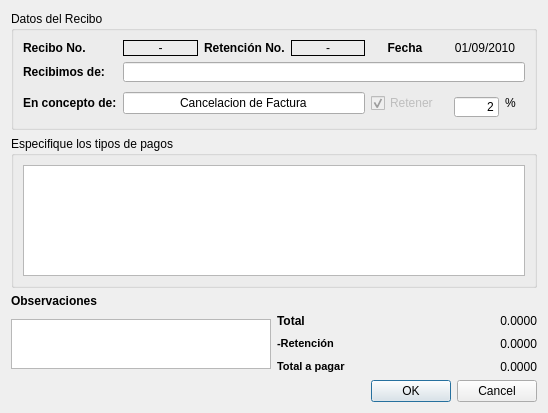
<?xml version="1.0" encoding="UTF-8"?>
<ui version="4.0">
 <class>dlgRecibo</class>
 <widget class="QDialog" name="dlgRecibo">
  <property name="geometry">
   <rect>
    <x>0</x>
    <y>0</y>
    <width>548</width>
    <height>413</height>
   </rect>
  </property>
  <property name="windowTitle">
   <string>Recibo</string>
  </property>
  <layout class="QVBoxLayout" name="verticalLayout">
   <item>
    <widget class="QGroupBox" name="groupBox_4">
     <property name="maximumSize">
      <size>
       <width>16777215</width>
       <height>140</height>
      </size>
     </property>
     <property name="title">
      <string>Datos del Recibo</string>
     </property>
     <layout class="QHBoxLayout" name="horizontalLayout">
      <item>
       <layout class="QGridLayout" name="gridLayout">
        <item row="0" column="0">
         <widget class="QLabel" name="label_2">
          <property name="sizePolicy">
           <sizepolicy hsizetype="Fixed" vsizetype="Preferred">
            <horstretch>0</horstretch>
            <verstretch>0</verstretch>
           </sizepolicy>
          </property>
          <property name="text">
           <string>&lt;b&gt;Recibo No.&lt;/b&gt;</string>
          </property>
         </widget>
        </item>
        <item row="0" column="1">
         <widget class="QLabel" name="lblnrec">
          <property name="sizePolicy">
           <sizepolicy hsizetype="MinimumExpanding" vsizetype="Fixed">
            <horstretch>0</horstretch>
            <verstretch>0</verstretch>
           </sizepolicy>
          </property>
          <property name="styleSheet">
           <string notr="true">border:1px solid #000</string>
          </property>
          <property name="text">
           <string>-</string>
          </property>
          <property name="alignment">
           <set>Qt::AlignCenter</set>
          </property>
         </widget>
        </item>
        <item row="0" column="2" colspan="2">
         <widget class="QLabel" name="label_7">
          <property name="enabled">
           <bool>true</bool>
          </property>
          <property name="sizePolicy">
           <sizepolicy hsizetype="Fixed" vsizetype="Preferred">
            <horstretch>0</horstretch>
            <verstretch>0</verstretch>
           </sizepolicy>
          </property>
          <property name="text">
           <string>&lt;b&gt;Retención No.&lt;/b&gt;</string>
          </property>
         </widget>
        </item>
        <item row="0" column="4">
         <widget class="QLabel" name="lblnreten">
          <property name="enabled">
           <bool>true</bool>
          </property>
          <property name="sizePolicy">
           <sizepolicy hsizetype="MinimumExpanding" vsizetype="Fixed">
            <horstretch>0</horstretch>
            <verstretch>0</verstretch>
           </sizepolicy>
          </property>
          <property name="maximumSize">
           <size>
            <width>16777215</width>
            <height>20</height>
           </size>
          </property>
          <property name="styleSheet">
           <string notr="true">border:1px solid #000</string>
          </property>
          <property name="text">
           <string>-</string>
          </property>
          <property name="alignment">
           <set>Qt::AlignCenter</set>
          </property>
         </widget>
        </item>
        <item row="0" column="5">
         <widget class="QLabel" name="label_5">
          <property name="sizePolicy">
           <sizepolicy hsizetype="Preferred" vsizetype="Preferred">
            <horstretch>0</horstretch>
            <verstretch>0</verstretch>
           </sizepolicy>
          </property>
          <property name="text">
           <string>&lt;b&gt;Fecha&lt;/b&gt;</string>
          </property>
          <property name="alignment">
           <set>Qt::AlignCenter</set>
          </property>
         </widget>
        </item>
        <item row="0" column="6">
         <widget class="QLabel" name="lblfecha">
          <property name="sizePolicy">
           <sizepolicy hsizetype="Preferred" vsizetype="Preferred">
            <horstretch>0</horstretch>
            <verstretch>0</verstretch>
           </sizepolicy>
          </property>
          <property name="text">
           <string>01/09/2010</string>
          </property>
          <property name="alignment">
           <set>Qt::AlignCenter</set>
          </property>
         </widget>
        </item>
        <item row="1" column="0">
         <widget class="QLabel" name="label">
          <property name="sizePolicy">
           <sizepolicy hsizetype="Fixed" vsizetype="Preferred">
            <horstretch>0</horstretch>
            <verstretch>0</verstretch>
           </sizepolicy>
          </property>
          <property name="text">
           <string>&lt;b&gt;Recibimos de:&lt;/b&gt;</string>
          </property>
         </widget>
        </item>
        <item row="1" column="1" colspan="6">
         <widget class="QLineEdit" name="txtpersona">
          <property name="sizePolicy">
           <sizepolicy hsizetype="Expanding" vsizetype="Minimum">
            <horstretch>0</horstretch>
            <verstretch>0</verstretch>
           </sizepolicy>
          </property>
          <property name="minimumSize">
           <size>
            <width>0</width>
            <height>20</height>
           </size>
          </property>
          <property name="readOnly">
           <bool>true</bool>
          </property>
         </widget>
        </item>
        <item row="2" column="0">
         <widget class="QLabel" name="label_6">
          <property name="sizePolicy">
           <sizepolicy hsizetype="Fixed" vsizetype="Preferred">
            <horstretch>0</horstretch>
            <verstretch>0</verstretch>
           </sizepolicy>
          </property>
          <property name="text">
           <string>&lt;b&gt;En concepto de:&lt;/b&gt;</string>
          </property>
          <property name="buddy">
           <cstring>txtconcepto</cstring>
          </property>
         </widget>
        </item>
        <item row="2" column="1" colspan="4">
         <widget class="QLineEdit" name="txtconcepto">
          <property name="sizePolicy">
           <sizepolicy hsizetype="MinimumExpanding" vsizetype="Fixed">
            <horstretch>0</horstretch>
            <verstretch>0</verstretch>
           </sizepolicy>
          </property>
          <property name="minimumSize">
           <size>
            <width>0</width>
            <height>20</height>
           </size>
          </property>
          <property name="styleSheet">
           <string notr="true"/>
          </property>
          <property name="text">
           <string>Cancelacion de Factura</string>
          </property>
          <property name="alignment">
           <set>Qt::AlignCenter</set>
          </property>
          <property name="dragEnabled">
           <bool>true</bool>
          </property>
          <property name="readOnly">
           <bool>true</bool>
          </property>
         </widget>
        </item>
        <item row="2" column="6">
         <widget class="QStackedWidget" name="swtasaret">
          <property name="sizePolicy">
           <sizepolicy hsizetype="MinimumExpanding" vsizetype="Preferred">
            <horstretch>0</horstretch>
            <verstretch>0</verstretch>
           </sizepolicy>
          </property>
          <property name="minimumSize">
           <size>
            <width>0</width>
            <height>30</height>
           </size>
          </property>
          <property name="maximumSize">
           <size>
            <width>80</width>
            <height>30</height>
           </size>
          </property>
          <property name="currentIndex">
           <number>1</number>
          </property>
          <widget class="QWidget" name="page_9">
           <layout class="QHBoxLayout" name="horizontalLayout_9">
            <item>
             <widget class="QComboBox" name="cbtasaret">
              <property name="minimumSize">
               <size>
                <width>0</width>
                <height>20</height>
               </size>
              </property>
              <property name="editable">
               <bool>false</bool>
              </property>
             </widget>
            </item>
            <item>
             <widget class="QLabel" name="label_8">
              <property name="text">
               <string>%</string>
              </property>
             </widget>
            </item>
           </layout>
          </widget>
          <widget class="QWidget" name="page_10">
           <layout class="QHBoxLayout" name="horizontalLayout_10">
            <item>
             <widget class="QLineEdit" name="txttasaret">
              <property name="sizePolicy">
               <sizepolicy hsizetype="MinimumExpanding" vsizetype="Fixed">
                <horstretch>0</horstretch>
                <verstretch>0</verstretch>
               </sizepolicy>
              </property>
              <property name="minimumSize">
               <size>
                <width>0</width>
                <height>20</height>
               </size>
              </property>
              <property name="styleSheet">
               <string notr="true"/>
              </property>
              <property name="text">
               <string>2</string>
              </property>
              <property name="alignment">
               <set>Qt::AlignRight|Qt::AlignTrailing|Qt::AlignVCenter</set>
              </property>
              <property name="dragEnabled">
               <bool>true</bool>
              </property>
              <property name="readOnly">
               <bool>true</bool>
              </property>
             </widget>
            </item>
            <item>
             <widget class="QLabel" name="label_9">
              <property name="text">
               <string>%</string>
              </property>
              <property name="alignment">
               <set>Qt::AlignLeading|Qt::AlignLeft|Qt::AlignVCenter</set>
              </property>
             </widget>
            </item>
           </layout>
          </widget>
         </widget>
        </item>
        <item row="2" column="5">
         <widget class="QCheckBox" name="ckretener">
          <property name="enabled">
           <bool>false</bool>
          </property>
          <property name="text">
           <string>Retener</string>
          </property>
          <property name="checked">
           <bool>true</bool>
          </property>
         </widget>
        </item>
       </layout>
      </item>
     </layout>
    </widget>
   </item>
   <item>
    <widget class="QGroupBox" name="groupBox_3">
     <property name="sizePolicy">
      <sizepolicy hsizetype="MinimumExpanding" vsizetype="Preferred">
       <horstretch>0</horstretch>
       <verstretch>0</verstretch>
      </sizepolicy>
     </property>
     <property name="title">
      <string>Especifique los tipos de pagos</string>
     </property>
     <layout class="QHBoxLayout" name="horizontalLayout_7">
      <item>
       <widget class="QTableView" name="tabledetails">
        <property name="sizePolicy">
         <sizepolicy hsizetype="Preferred" vsizetype="Preferred">
          <horstretch>0</horstretch>
          <verstretch>0</verstretch>
         </sizepolicy>
        </property>
        <property name="minimumSize">
         <size>
          <width>0</width>
          <height>70</height>
         </size>
        </property>
        <property name="editTriggers">
         <set>QAbstractItemView::NoEditTriggers</set>
        </property>
       </widget>
      </item>
     </layout>
    </widget>
   </item>
   <item>
    <widget class="QLabel" name="label_20">
     <property name="enabled">
      <bool>true</bool>
     </property>
     <property name="sizePolicy">
      <sizepolicy hsizetype="Fixed" vsizetype="Preferred">
       <horstretch>0</horstretch>
       <verstretch>0</verstretch>
      </sizepolicy>
     </property>
     <property name="text">
      <string>&lt;b&gt;Observaciones &lt;/b&gt;</string>
     </property>
    </widget>
   </item>
   <item>
    <layout class="QHBoxLayout" name="horizontalLayout_2">
     <item>
      <widget class="QPlainTextEdit" name="mtxtobservaciones">
       <property name="enabled">
        <bool>true</bool>
       </property>
       <property name="maximumSize">
        <size>
         <width>16777215</width>
         <height>50</height>
        </size>
       </property>
       <property name="readOnly">
        <bool>true</bool>
       </property>
      </widget>
     </item>
     <item>
      <layout class="QGridLayout" name="gridLayout_2">
       <item row="0" column="0">
        <widget class="QLabel" name="label_3">
         <property name="text">
          <string>&lt;b&gt;Total&lt;b&gt;</string>
         </property>
        </widget>
       </item>
       <item row="0" column="1">
        <widget class="QLabel" name="lbltotal">
         <property name="text">
          <string>0.0000</string>
         </property>
         <property name="alignment">
          <set>Qt::AlignRight|Qt::AlignTrailing|Qt::AlignVCenter</set>
         </property>
        </widget>
       </item>
       <item row="1" column="0">
        <widget class="QLabel" name="label_19">
         <property name="enabled">
          <bool>true</bool>
         </property>
         <property name="sizePolicy">
          <sizepolicy hsizetype="Fixed" vsizetype="Preferred">
           <horstretch>0</horstretch>
           <verstretch>0</verstretch>
          </sizepolicy>
         </property>
         <property name="text">
          <string>&lt;!DOCTYPE HTML PUBLIC &quot;-//W3C//DTD HTML 4.0//EN&quot; &quot;http://www.w3.org/TR/REC-html40/strict.dtd&quot;&gt;
&lt;html&gt;&lt;head&gt;&lt;meta name=&quot;qrichtext&quot; content=&quot;1&quot; /&gt;&lt;style type=&quot;text/css&quot;&gt;
p, li { white-space: pre-wrap; }
&lt;/style&gt;&lt;/head&gt;&lt;body style=&quot; font-family:'MS Shell Dlg 2'; font-size:8.25pt; font-weight:400; font-style:normal;&quot;&gt;
&lt;p style=&quot; margin-top:0px; margin-bottom:0px; margin-left:0px; margin-right:0px; -qt-block-indent:0; text-indent:0px;&quot;&gt;&lt;span style=&quot; font-size:8pt; font-weight:600;&quot;&gt;-Retención&lt;/span&gt;&lt;/p&gt;&lt;/body&gt;&lt;/html&gt;</string>
         </property>
        </widget>
       </item>
       <item row="1" column="1">
        <widget class="QLabel" name="lbltotalreten">
         <property name="enabled">
          <bool>true</bool>
         </property>
         <property name="sizePolicy">
          <sizepolicy hsizetype="MinimumExpanding" vsizetype="Fixed">
           <horstretch>0</horstretch>
           <verstretch>0</verstretch>
          </sizepolicy>
         </property>
         <property name="minimumSize">
          <size>
           <width>0</width>
           <height>20</height>
          </size>
         </property>
         <property name="styleSheet">
          <string notr="true"/>
         </property>
         <property name="text">
          <string>0.0000</string>
         </property>
         <property name="alignment">
          <set>Qt::AlignRight|Qt::AlignTrailing|Qt::AlignVCenter</set>
         </property>
        </widget>
       </item>
       <item row="2" column="0" rowspan="2">
        <widget class="QLabel" name="label_4">
         <property name="text">
          <string>&lt;!DOCTYPE HTML PUBLIC &quot;-//W3C//DTD HTML 4.0//EN&quot; &quot;http://www.w3.org/TR/REC-html40/strict.dtd&quot;&gt;
&lt;html&gt;&lt;head&gt;&lt;meta name=&quot;qrichtext&quot; content=&quot;1&quot; /&gt;&lt;style type=&quot;text/css&quot;&gt;
p, li { white-space: pre-wrap; }
&lt;/style&gt;&lt;/head&gt;&lt;body style=&quot; font-family:'MS Shell Dlg 2'; font-size:8.25pt; font-weight:400; font-style:normal;&quot;&gt;
&lt;p style=&quot; margin-top:0px; margin-bottom:0px; margin-left:0px; margin-right:0px; -qt-block-indent:0; text-indent:0px;&quot;&gt;&lt;span style=&quot; font-weight:600;&quot;&gt;Total a pagar&lt;/span&gt;&lt;/p&gt;&lt;/body&gt;&lt;/html&gt;</string>
         </property>
        </widget>
       </item>
       <item row="2" column="1" rowspan="2">
        <widget class="QLabel" name="lbltotalrecibo">
         <property name="text">
          <string>0.0000</string>
         </property>
         <property name="alignment">
          <set>Qt::AlignRight|Qt::AlignTrailing|Qt::AlignVCenter</set>
         </property>
        </widget>
       </item>
      </layout>
     </item>
    </layout>
   </item>
   <item>
    <widget class="QDialogButtonBox" name="buttonBox">
     <property name="orientation">
      <enum>Qt::Horizontal</enum>
     </property>
     <property name="standardButtons">
      <set>QDialogButtonBox::Cancel|QDialogButtonBox::Ok</set>
     </property>
    </widget>
   </item>
  </layout>
 </widget>
 <resources/>
 <connections>
  <connection>
   <sender>buttonBox</sender>
   <signal>accepted()</signal>
   <receiver>dlgRecibo</receiver>
   <slot>accept()</slot>
   <hints>
    <hint type="sourcelabel">
     <x>248</x>
     <y>254</y>
    </hint>
    <hint type="destinationlabel">
     <x>157</x>
     <y>274</y>
    </hint>
   </hints>
  </connection>
  <connection>
   <sender>buttonBox</sender>
   <signal>rejected()</signal>
   <receiver>dlgRecibo</receiver>
   <slot>reject()</slot>
   <hints>
    <hint type="sourcelabel">
     <x>316</x>
     <y>260</y>
    </hint>
    <hint type="destinationlabel">
     <x>286</x>
     <y>274</y>
    </hint>
   </hints>
  </connection>
 </connections>
</ui>
